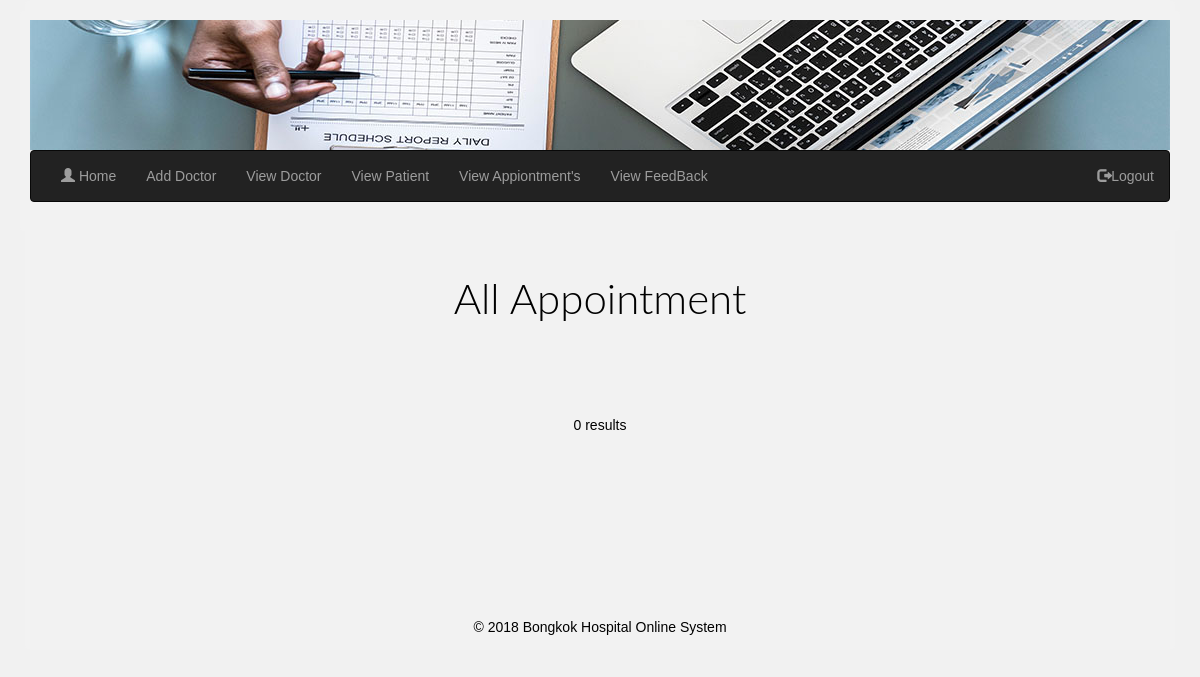
/admin/all_appoin.php, run on an earlier commit of the app's database.
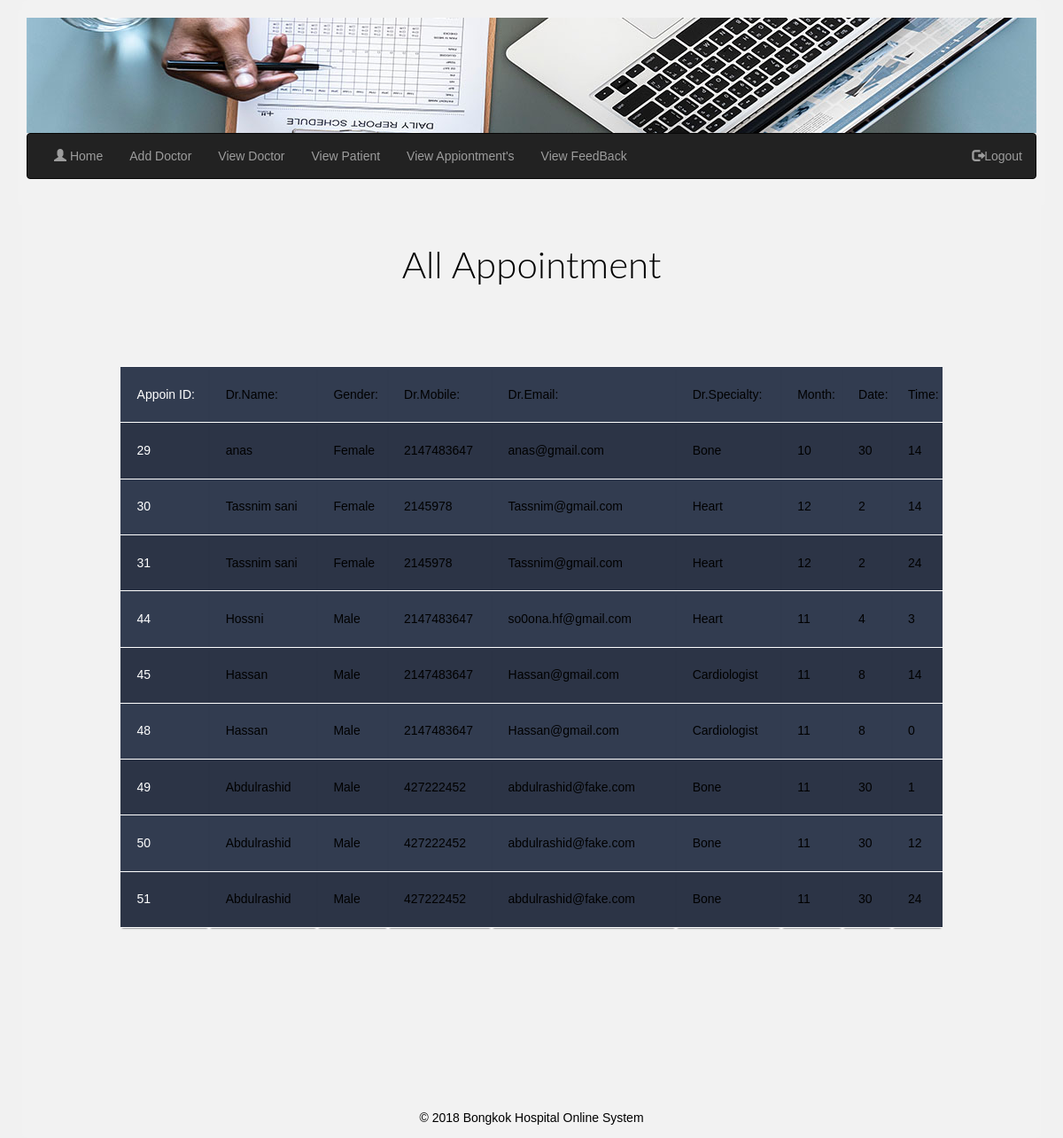
And on a later commit of the database.
### tables this page shows
CREATE TABLE `appoin` (
  `appoin_id` int(11) NOT NULL,
  `dr_id` int(11) NOT NULL,
  `user_id` int(11) NOT NULL,
  `a_month` int(11) NOT NULL,
  `a_date` int(11) NOT NULL,
  `a_time` int(11) NOT NULL
);

CREATE TABLE `doctor` (
  `dr_id` int(10) NOT NULL,
  `dr_name` varchar(50) NOT NULL,
  `gender` varchar(20) NOT NULL,
  `dr_pass` int(50) NOT NULL,
  `dr_address` varchar(500) NOT NULL,
  `dr_mobile` int(20) NOT NULL,
  `dr_Email` varchar(100) NOT NULL,
  `dr_specialty` varchar(500) NOT NULL,
  `id_cate` int(10) NOT NULL
);

### admin/all_appoin.php (the view, shortened to what this page needs)
<!DOCTYPE html>
<html>
<head>
		<link rel="stylesheet" href="https://maxcdn.bootstrapcdn.com/bootstrap/3.3.6/css/bootstrap.min.css" />
        <link rel="stylesheet" type="text/css" href=".../../../CSS/tablestyle.css">
        <link rel="stylesheet" type="text/css" href=".../../../CSS/style.css">
</head>
<body>
	<div class="container">
	   <div class="row">
        <?php include '.../../menuA.php'; ?>
	   </div>
	   <br>
	   <?php
$servername = 'localhost';
$username = 'root';
$password = '';
$dbname = 'hospital';
$conn = mysqli_connect($servername, $username, $password, $dbname);
$sql = 'SELECT appoin.appoin_id,doctor.dr_name,doctor.gender,doctor.dr_mobile,doctor.dr_Email,doctor.dr_specialty,appoin.a_month,appoin.a_date,appoin.a_time FROM appoin INNER JOIN doctor ON appoin.dr_id=doctor.dr_id  ';
$result = mysqli_query($conn, $sql);
   echo '<h2>All Appointment</h2>';
if ($result->num_rows > 0) {
    echo'<table class="container">';
    echo'<tr>';
    echo'<td>Appoin ID:</td>';
    echo'<td>Dr.Name:</td>';
    echo'<td>Gender:</td>';
    echo'<td>Dr.Mobile:</td>';
    echo'<td>Dr.Email:</td>';
    echo'<td>Dr.Specialty:</td>';
    echo'<td>Month:</td>';
    echo'<td>Date:</td>';
    echo'<td>Time:</td>';
    echo'</tr>';
    while ($row = $result->fetch_assoc()) {
        echo'<tr>';
        echo'<td>'.$row['appoin_id'].'</td>';
        echo'<td>'.$row['dr_name'].'</td>';
        echo'<td>'.$row['gender'].'</td>';
        echo'<td>'.$row['dr_mobile'].'</td>';
        echo'<td>'.$row['dr_Email'].'</td>';
        echo'<td>'.$row['dr_specialty'].'</td>';
        echo'<td>'.$row['a_month'].'</td>';
        echo'<td>'.$row['a_date'].'</td>';
        echo'<td>'.$row['a_time'].'</td>';
        echo'</tr>';
    }
    echo'</table>';
} else {
    echo '0 results';
}
?>
<br>
<br>
<br>
<br>
<br>
<br>
<br>
<br>
<marquee behavior="alternate" direction="up" width="100%"><marquee direction="right">&copy;  2018 Bongkok Hospital Online System  </marquee></marquee>
</body>
</html>

### admin/menuA.php (shortened to what this page needs)
<!DOCTYPE html>
<html lang="en">
  <head>
  </head>
<div class="container">
	  <img src=".../../adult1.jpg" alt="Image" height="130" width="1140">
<nav class="navbar navbar-inverse">
    <div class="container-fluid">
		<ul class="nav navbar-nav">
			<li><a href=".../../pageA.php"><span class="glyphicon glyphicon-user"></span> Home</a></li>
            </ul>
					<ul class="nav navbar-nav">
            <li><a href="addDr.php"><span class=""></span> Add Doctor </a></li>
        	</ul>
        	<ul class="nav navbar-nav">
            <li><a href="infoDr.php"><span class=""></span> View Doctor </a></li>
       		</ul>
        	<ul class="nav navbar-nav">
            <li><a href="infoU.php"><span class=""></span> View Patient </a></li>
        	</ul>
        	<ul class="nav navbar-nav">
            <li><a href="all_appoin.php"><span class=""></span> View Appiontment's </a></li>
        	</ul>
        	<ul class="nav navbar-nav">
            <li><a href="infofeedback.php"><span class=""></span> View FeedBack </a></li>
        	</ul>
		<ul class="nav navbar-nav navbar-right">
			<li class="dropdown">
                    <li><a href=".../../logoutA.php" ><span class="glyphicon glyphicon-log-out"></span>Logout</a></li>
			</li>
		</ul>
    </div>
</nav>

### CSS/tablestyle.css (style rules this page uses)
body { font-family: "Open Sans", sans-serif; font-weight: 300; line-height:1em; color:grey; background-color:white; text-align:center; }
h2 { font-size:3em; font-weight: 300; text-align: center; line-height:1em; display: block; padding-bottom: 2em; color: black; }
.container td { font-weight: normal; font-size: 1em; -webkit-box-shadow: 0 2px 2px -2px #0E1119; -moz-box-shadow: 0 2px 2px -2px #0E1119; box-shadow: 0 2px 2px -2px #0E1119; }
.container { text-align: center; width: 80%; margin: 0 auto; display: table; padding: 0 0 8em 0; }
.container td, .container th { padding-bottom: 2%; padding-top: 2%; padding-left:2%; }
.container tr:nth-child(odd) { background-color: #323C50; }
.container tr:nth-child(even) { background-color: #2C3446; }
.container td:first-child { color:white ; }
body { margin: 0; background-color: #f1f1f1; font-family: Arial, Helvetica, sans-serif; }

### CSS/style.css (style rules this page uses)
body,h1,h2,h3,h4,h5,h6 { font-family: "Lato", sans-serif; }
body, html { height: 100%; color: rgb(0, 0, 0); line-height: 1.8; }
tbody th, td { padding:0.25em 0.5em; text-align:left; vertical-align:top; }
tbody td, tbody th { border:1px solid #fff; border-width:1px 0; }
body { font-family: Arial, Helvetica, sans-serif; }
* { box-sizing: border-box; }
.container { border-radius: 5px; background-color: #f2f2f2; padding: 10px; }
.row:after { content: ""; display: table; clear: both; }

What changed in the data, as far as the page shows it:
added appoin: appoin_id "29", dr.dr_name "anas", dr.gender "Female", dr.dr_mobile "2147483647", dr.dr_Email "anas@gmail.com", dr.dr_specialty "Bone", a_month "10", a_date "30", a_time "14"
added appoin: appoin_id "30", dr.dr_name "Tassnim sani", dr.gender "Female", dr.dr_mobile "2145978", dr.dr_Email "Tassnim@gmail.com", dr.dr_specialty "Heart", a_month "12", a_date "2", a_time "14"
added appoin: appoin_id "31", dr.dr_name "Tassnim sani", dr.gender "Female", dr.dr_mobile "2145978", dr.dr_Email "Tassnim@gmail.com", dr.dr_specialty "Heart", a_month "12", a_date "2", a_time "24"
added appoin: appoin_id "44", dr.dr_name "Hossni", dr.gender "Male", dr.dr_mobile "2147483647", dr.dr_Email "so0ona.hf@gmail.com", dr.dr_specialty "Heart", a_month "11", a_date "4", a_time "3"
added appoin: appoin_id "45", dr.dr_name "Hassan", dr.gender "Male", dr.dr_mobile "2147483647", dr.dr_Email "Hassan@gmail.com", dr.dr_specialty "Cardiologist", a_month "11", a_date "8", a_time "14"
added appoin: appoin_id "48", dr.dr_name "Hassan", dr.gender "Male", dr.dr_mobile "2147483647", dr.dr_Email "Hassan@gmail.com", dr.dr_specialty "Cardiologist", a_month "11", a_date "8", a_time "0"
added appoin: appoin_id "49", dr.dr_name "Abdulrashid", dr.gender "Male", dr.dr_mobile "427222452", dr.dr_Email "abdulrashid@fake.com", dr.dr_specialty "Bone", a_month "11", a_date "30", a_time "1"
added appoin: appoin_id "50", dr.dr_name "Abdulrashid", dr.gender "Male", dr.dr_mobile "427222452", dr.dr_Email "abdulrashid@fake.com", dr.dr_specialty "Bone", a_month "11", a_date "30", a_time "12"
added appoin: appoin_id "51", dr.dr_name "Abdulrashid", dr.gender "Male", dr.dr_mobile "427222452", dr.dr_Email "abdulrashid@fake.com", dr.dr_specialty "Bone", a_month "11", a_date "30", a_time "24"
Also different on the page:
text no longer shown: "0 results"
text now shown: "Appoin ID: Dr.Name: Gender: Dr.Mobile: Dr.Email: Dr.Specialty: Month: Date: Time:"
